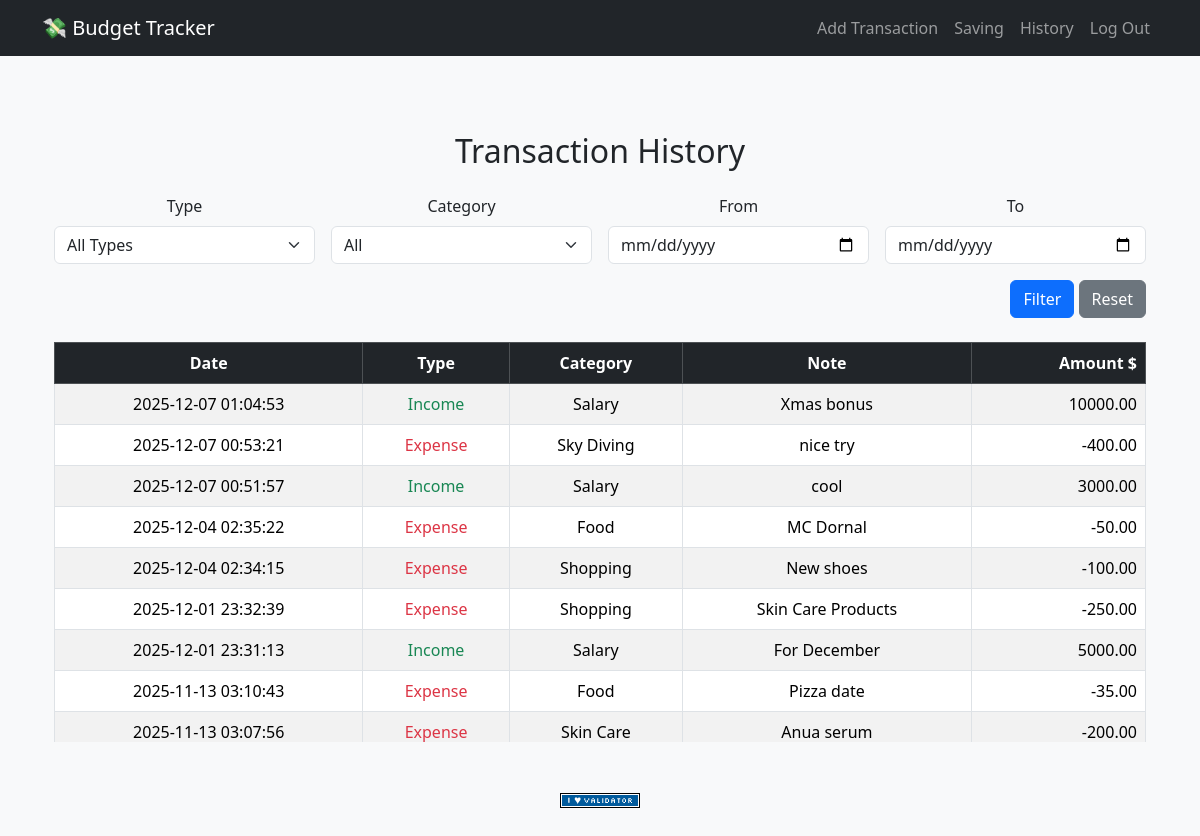
The app's page /history (signed in) with its own data.
### tables this page shows
CREATE TABLE transactions (
id INTEGER PRIMARY KEY AUTOINCREMENT,
user_id INTEGER,
date TEXT NOT NULL,
type TEXT NOT NULL CHECK (type IN ('Income', 'Expense')),
category_id INTEGER,
amount REAL NOT NULL,
note TEXT,
FOREIGN KEY (user_id) REFERENCES users(id),
FOREIGN KEY (category_id) REFERENCES categories(id));

CREATE TABLE categories (
id INTEGER PRIMARY KEY AUTOINCREMENT,
user_id INTEGER,
name TEXT NOT NULL,
FOREIGN KEY (user_id) REFERENCES users(id),
UNIQUE(user_id, name)
);

### app.py (the view)
@app.route("/history")
@login_required
def history():
    categories = db.execute(
        "SELECT id, name FROM categories WHERE user_id IS NULL OR user_id = ?", session["user_id"]
    )
    type_ = request.args.get("type")
    category_id = request.args.get("category")
    start_date = request.args.get("start_date")
    end_date = request.args.get("end_date")
    query = """
            SELECT t.id, t.date, t.type, t.amount, t.note , c.name AS category_name
            FROM transactions t
            LEFT JOIN categories c ON t.category_id = c.id
            WHERE t.user_id = ?
"""
    params = [session["user_id"]]
    if type_:
        query += " AND t.type = ?"
        params.append(type_)
    if category_id:
        query += " AND t.category_id = ?"
        params.append(f"%{category_id}%")
    if start_date:
        query += " AND date(t.date) >= ?"
        params.append(start_date)
    if end_date:
        query += " AND date(t.date) <= ?"
        params.append(end_date)
    query += " ORDER BY t.date DESC"
    transactions = db.execute(query, *params)
    return render_template("history.html", transactions = transactions, categories = categories)

### app.py (called while the page is built)
@app.after_request
def after_request(response):
    response.headers["Cache-Control"] = "no-cache, no-store, must-revalidate"
    response.headers["Expires"] = 0
    response.headers["Pragma"] = "no-cache"
    return response

def login_required(f):
    @wraps(f)
    def decorated_function(*args, **kwargs):
        if session.get("user_id") is None:
            return redirect("/login")
        return f(*args, **kwargs)
    return decorated_function

### templates/history.html (shortened to what this page needs)
{% extends "layout.html" %}
{% block main %}
<div class="container mt-4">
    <h2 class="text-center mb-4">Transaction History</h2>
     <form method="get" action="/history" class="row g-3 mb-4">
        <div class="col-md-3">
            <label for="type" class="form-label">Type</label>
            <select name="type" id="type" class="form-select">
                <option value="">All Types</option>
            </select>
        </div>
        <div class="col-md-3">
            <label for="category" class="form-label">Category</label>
            <select name="category" id="category" class="form-select">
                <option value="">All</option>
            </select>
        </div>
        <div class="col-md-3">
            <label for="start_date" class="form-label">From</label>
            <input type="date" name="start_date" id="start_date" class="form-control" value="{{ request.args.get('start_date', '') }}">
        </div>
        <div class="col-md-3">
            <label for="end_date" class="form-label">To</label>
            <input type="date" name="end_date" id="end_date" class="form-control" value="{{ request.args.get('end_date', '') }}">
        </div>
        <div class="col-md-12 text-end">
            <button type="submit" class="btn btn-primary">Filter</button>
            <a href="/history" class="btn btn-secondary">Reset</a>
        </div>
     </form>
    {% if transactions %}
        <div class="table-responsive" style="max-height: 400px; overflow-y: auto;">
            <table class="table table-striped table-bordered align-middle">
                <thead class="table-dark sticky-top">
                    <tr>
                        <th>Date</th>
                        <th>Type</th>
                        <th>Category</th>
                        <th>Note</th>
                        <th class="text-end">Amount $</th>
                    </tr>
                </thead>
                <tbody>
                    {% for row in transactions %}
                        <tr>
                            <td>{{ row.date }}</td>
                            <td>
                                {% if row.type == "Income" %}
                                    <span class="text-success">Income</span>
                                {% else %}
                                    <span class="text-danger">Expense</span>
                                {% endif %}
                            </td>
                            <td>{{ row.category_name or '-' }}</td>
                            <td>{{ row.note or "-" }}</td>
                            <td class="text-end">{{ "%.2f"|format(row.amount) }}</td>
                        </tr>
                    {% endfor %}
                </tbody>
            </table>
        </div>
        {% else %}
            <p class="text-center text-muted">No transactions yet.</p>
    {% endif %}
</div>
{% endblock %}

### static/style.css (style rules this page uses)
body { padding-top: 60px; }

### records on screen
transactions: date "2025-12-07 01:04:53", type "Income", name "Salary", note "Xmas bonus", amount "10000.00"
transactions: date "2025-12-07 00:53:21", type "Expense", name "Sky Diving", note "nice try", amount "-400.00"
transactions: date "2025-12-07 00:51:57", type "Income", name "Salary", note "cool", amount "3000.00"
transactions: date "2025-12-04 02:35:22", type "Expense", name "Food", note "MC Dornal", amount "-50.00"
transactions: date "2025-12-04 02:34:15", type "Expense", name "Shopping", note "New shoes", amount "-100.00"
transactions: date "2025-12-01 23:32:39", type "Expense", name "Shopping", note "Skin Care Products", amount "-250.00"
transactions: date "2025-12-01 23:31:13", type "Income", name "Salary", note "For December", amount "5000.00"
transactions: date "2025-11-13 03:10:43", type "Expense", name "Food", note "Pizza date", amount "-35.00"
transactions: date "2025-11-13 03:07:56", type "Expense", name "Skin Care", note "Anua serum", amount "-200.00"
